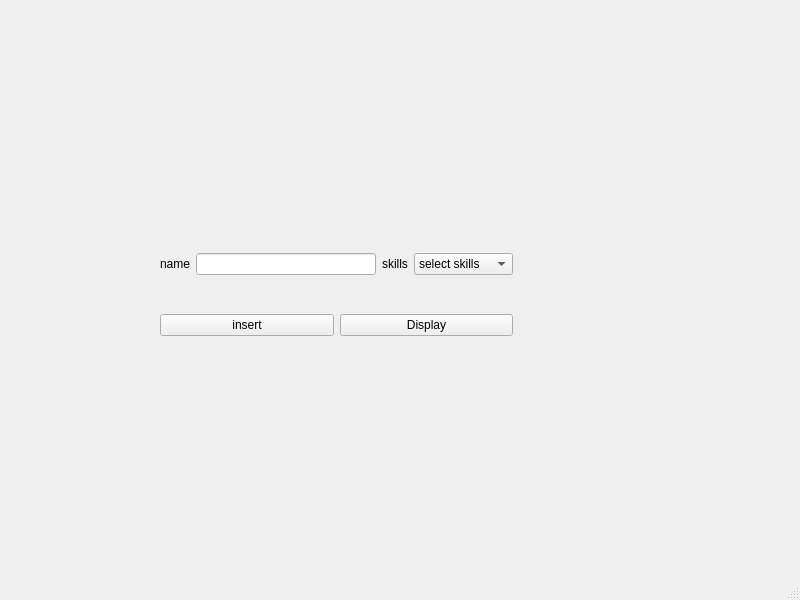
<?xml version="1.0" encoding="UTF-8"?>
<ui version="4.0">
 <class>MainWindow</class>
 <widget class="QMainWindow" name="MainWindow">
  <property name="geometry">
   <rect>
    <x>0</x>
    <y>0</y>
    <width>800</width>
    <height>600</height>
   </rect>
  </property>
  <property name="windowTitle">
   <string>MainWindow</string>
  </property>
  <widget class="QWidget" name="centralwidget">
   <widget class="QWidget" name="">
    <property name="geometry">
     <rect>
      <x>160</x>
      <y>220</y>
      <width>353</width>
      <height>151</height>
     </rect>
    </property>
    <layout class="QVBoxLayout" name="verticalLayout">
     <item>
      <layout class="QHBoxLayout" name="horizontalLayout_3">
       <item>
        <layout class="QHBoxLayout" name="horizontalLayout">
         <item>
          <widget class="QLabel" name="label">
           <property name="text">
            <string>name</string>
           </property>
          </widget>
         </item>
         <item>
          <widget class="QLineEdit" name="lineEdit"/>
         </item>
        </layout>
       </item>
       <item>
        <layout class="QHBoxLayout" name="horizontalLayout_2">
         <item>
          <widget class="QLabel" name="label_2">
           <property name="text">
            <string>skills</string>
           </property>
          </widget>
         </item>
         <item>
          <widget class="QComboBox" name="comboBox">
           <item>
            <property name="text">
             <string>select skills</string>
            </property>
           </item>
           <item>
            <property name="text">
             <string>c language</string>
            </property>
           </item>
           <item>
            <property name="text">
             <string>c++</string>
            </property>
           </item>
           <item>
            <property name="text">
             <string>Embedded c</string>
            </property>
           </item>
           <item>
            <property name="text">
             <string>Java</string>
            </property>
           </item>
           <item>
            <property name="text">
             <string>SQL</string>
            </property>
           </item>
          </widget>
         </item>
        </layout>
       </item>
      </layout>
     </item>
     <item>
      <layout class="QHBoxLayout" name="horizontalLayout_4">
       <item>
        <widget class="QPushButton" name="pushButton">
         <property name="text">
          <string>insert</string>
         </property>
        </widget>
       </item>
       <item>
        <widget class="QPushButton" name="pushButton_2">
         <property name="text">
          <string>Display</string>
         </property>
        </widget>
       </item>
      </layout>
     </item>
    </layout>
   </widget>
  </widget>
  <widget class="QMenuBar" name="menubar">
   <property name="geometry">
    <rect>
     <x>0</x>
     <y>0</y>
     <width>800</width>
     <height>22</height>
    </rect>
   </property>
  </widget>
  <widget class="QStatusBar" name="statusbar"/>
 </widget>
 <resources/>
 <connections/>
</ui>
